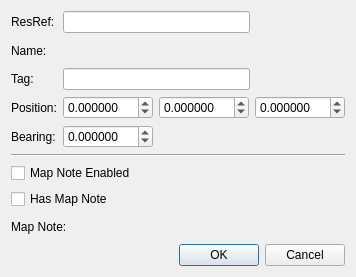
<?xml version="1.0" encoding="UTF-8"?>
<ui version="4.0">
 <class>Dialog</class>
 <widget class="QDialog" name="Dialog">
  <property name="geometry">
   <rect>
    <x>0</x>
    <y>0</y>
    <width>354</width>
    <height>266</height>
   </rect>
  </property>
  <property name="sizePolicy">
   <sizepolicy hsizetype="Fixed" vsizetype="Fixed">
    <horstretch>0</horstretch>
    <verstretch>0</verstretch>
   </sizepolicy>
  </property>
  <property name="windowTitle">
   <string>Edit Waypoint</string>
  </property>
  <layout class="QVBoxLayout" name="verticalLayout">
   <item>
    <layout class="QFormLayout" name="formLayout">
     <item row="0" column="0">
      <widget class="QLabel" name="label">
       <property name="text">
        <string>ResRef:</string>
       </property>
      </widget>
     </item>
     <item row="0" column="1">
      <widget class="QLineEdit" name="resrefEdit">
       <property name="maximumSize">
        <size>
         <width>187</width>
         <height>16777215</height>
        </size>
       </property>
       <property name="maxLength">
        <number>16</number>
       </property>
      </widget>
     </item>
     <item row="2" column="0">
      <widget class="QLabel" name="label_8">
       <property name="text">
        <string>Tag:</string>
       </property>
      </widget>
     </item>
     <item row="2" column="1">
      <widget class="QLineEdit" name="tagEdit">
       <property name="maximumSize">
        <size>
         <width>187</width>
         <height>16777215</height>
        </size>
       </property>
      </widget>
     </item>
     <item row="3" column="0">
      <widget class="QLabel" name="label_2">
       <property name="text">
        <string>Position:</string>
       </property>
      </widget>
     </item>
     <item row="3" column="1">
      <layout class="QHBoxLayout" name="horizontalLayout">
       <item>
        <widget class="QDoubleSpinBox" name="xPosSpin">
         <property name="maximumSize">
          <size>
           <width>90</width>
           <height>16777215</height>
          </size>
         </property>
         <property name="decimals">
          <number>6</number>
         </property>
         <property name="minimum">
          <double>-1000000.000000000000000</double>
         </property>
         <property name="maximum">
          <double>1000000.000000000000000</double>
         </property>
        </widget>
       </item>
       <item>
        <widget class="QDoubleSpinBox" name="yPosSpin">
         <property name="maximumSize">
          <size>
           <width>90</width>
           <height>16777215</height>
          </size>
         </property>
         <property name="decimals">
          <number>6</number>
         </property>
         <property name="minimum">
          <double>-1000000.000000000000000</double>
         </property>
         <property name="maximum">
          <double>1000000.000000000000000</double>
         </property>
        </widget>
       </item>
       <item>
        <widget class="QDoubleSpinBox" name="zPosSpin">
         <property name="maximumSize">
          <size>
           <width>90</width>
           <height>16777215</height>
          </size>
         </property>
         <property name="decimals">
          <number>6</number>
         </property>
         <property name="minimum">
          <double>-1000000.000000000000000</double>
         </property>
         <property name="maximum">
          <double>1000000.000000000000000</double>
         </property>
        </widget>
       </item>
      </layout>
     </item>
     <item row="4" column="0">
      <widget class="QLabel" name="label_3">
       <property name="text">
        <string>Bearing:</string>
       </property>
      </widget>
     </item>
     <item row="4" column="1">
      <widget class="QDoubleSpinBox" name="bearingSpin">
       <property name="maximumSize">
        <size>
         <width>90</width>
         <height>16777215</height>
        </size>
       </property>
       <property name="decimals">
        <number>6</number>
       </property>
       <property name="minimum">
        <double>-1000000.000000000000000</double>
       </property>
       <property name="maximum">
        <double>1000000.000000000000000</double>
       </property>
      </widget>
     </item>
     <item row="1" column="0">
      <widget class="QLabel" name="label_11">
       <property name="text">
        <string>Name:</string>
       </property>
      </widget>
     </item>
     <item row="1" column="1">
      <widget class="LocalizedStringLineEdit" name="nameEdit" native="true">
       <property name="minimumSize">
        <size>
         <width>0</width>
         <height>23</height>
        </size>
       </property>
       <property name="maximumSize">
        <size>
         <width>219</width>
         <height>16777215</height>
        </size>
       </property>
      </widget>
     </item>
    </layout>
   </item>
   <item>
    <widget class="Line" name="line">
     <property name="orientation">
      <enum>Qt::Horizontal</enum>
     </property>
    </widget>
   </item>
   <item>
    <widget class="QCheckBox" name="mapNoteEnableCheck">
     <property name="text">
      <string>Map Note Enabled</string>
     </property>
    </widget>
   </item>
   <item>
    <widget class="QCheckBox" name="hasMapNoteCheck">
     <property name="text">
      <string>Has Map Note</string>
     </property>
    </widget>
   </item>
   <item>
    <layout class="QFormLayout" name="formLayout_3">
     <item row="0" column="0">
      <widget class="QLabel" name="label_10">
       <property name="text">
        <string>Map Note:</string>
       </property>
      </widget>
     </item>
     <item row="0" column="1">
      <widget class="LocalizedStringLineEdit" name="mapNoteEdit" native="true">
       <property name="minimumSize">
        <size>
         <width>0</width>
         <height>23</height>
        </size>
       </property>
       <property name="maximumSize">
        <size>
         <width>219</width>
         <height>16777215</height>
        </size>
       </property>
      </widget>
     </item>
    </layout>
   </item>
   <item>
    <widget class="QDialogButtonBox" name="buttonBox">
     <property name="orientation">
      <enum>Qt::Horizontal</enum>
     </property>
     <property name="standardButtons">
      <set>QDialogButtonBox::Cancel|QDialogButtonBox::Ok</set>
     </property>
    </widget>
   </item>
  </layout>
 </widget>
 <customwidgets>
  <customwidget>
   <class>LocalizedStringLineEdit</class>
   <extends>QWidget</extends>
   <header location="global">toolset.gui.widgets.edit.locstring</header>
   <container>1</container>
  </customwidget>
 </customwidgets>
 <resources/>
 <connections>
  <connection>
   <sender>buttonBox</sender>
   <signal>accepted()</signal>
   <receiver>Dialog</receiver>
   <slot>accept()</slot>
   <hints>
    <hint type="sourcelabel">
     <x>248</x>
     <y>254</y>
    </hint>
    <hint type="destinationlabel">
     <x>157</x>
     <y>274</y>
    </hint>
   </hints>
  </connection>
  <connection>
   <sender>buttonBox</sender>
   <signal>rejected()</signal>
   <receiver>Dialog</receiver>
   <slot>reject()</slot>
   <hints>
    <hint type="sourcelabel">
     <x>316</x>
     <y>260</y>
    </hint>
    <hint type="destinationlabel">
     <x>286</x>
     <y>274</y>
    </hint>
   </hints>
  </connection>
 </connections>
</ui>
